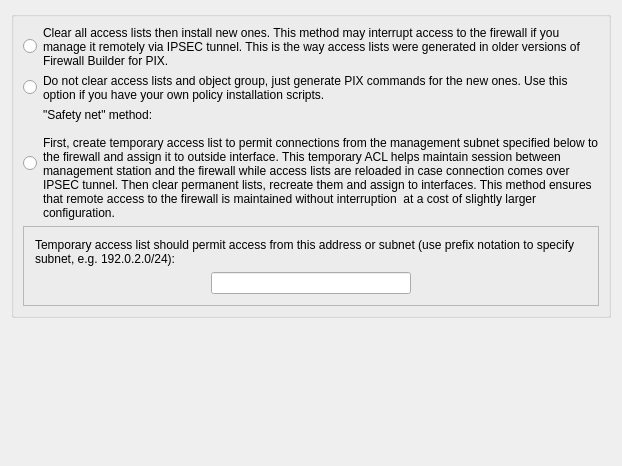
     <widget class="QWidget" name="tab1">
      <attribute name="title">
       <string>Script</string>
      </attribute>
      <layout class="QGridLayout" name="gridLayout_19">
       <item row="0" column="0">
        <widget class="QGroupBox" name="buttonGroup10">
         <property name="sizePolicy">
          <sizepolicy hsizetype="Preferred" vsizetype="Expanding">
           <horstretch>0</horstretch>
           <verstretch>0</verstretch>
          </sizepolicy>
         </property>
         <property name="title">
          <string/>
         </property>
         <layout class="QGridLayout" name="gridLayout_12">
          <item row="0" column="0">
           <layout class="QHBoxLayout" name="horizontalLayout_3">
            <item>
             <widget class="QRadioButton" name="pix_acl_basic">
              <property name="sizePolicy">
               <sizepolicy hsizetype="Fixed" vsizetype="Fixed">
                <horstretch>0</horstretch>
                <verstretch>0</verstretch>
               </sizepolicy>
              </property>
              <property name="text">
               <string/>
              </property>
             </widget>
            </item>
            <item>
             <widget class="QLabel" name="textLabel2_3">
              <property name="text">
               <string>Clear all access lists then install new ones. This method may interrupt access to the firewall if you manage it remotely via IPSEC tunnel. This is the way access lists were generated in older versions of Firewall Builder for PIX.</string>
              </property>
              <property name="alignment">
               <set>Qt::AlignVCenter</set>
              </property>
              <property name="wordWrap">
               <bool>true</bool>
              </property>
              <property name="buddy">
               <cstring>pix_acl_basic</cstring>
              </property>
             </widget>
            </item>
           </layout>
          </item>
          <item row="1" column="0">
           <layout class="QHBoxLayout" name="horizontalLayout_4">
            <item>
             <widget class="QRadioButton" name="pix_acl_no_clear">
              <property name="sizePolicy">
               <sizepolicy hsizetype="Fixed" vsizetype="Fixed">
                <horstretch>0</horstretch>
                <verstretch>0</verstretch>
               </sizepolicy>
              </property>
              <property name="text">
               <string/>
              </property>
             </widget>
            </item>
            <item>
             <widget class="QLabel" name="textLabel3">
              <property name="focusPolicy">
               <enum>Qt::ClickFocus</enum>
              </property>
              <property name="text">
               <string>Do not clear access lists and object group, just generate PIX commands for the new ones. Use this option if you have your own policy installation scripts.</string>
              </property>
              <property name="alignment">
               <set>Qt::AlignVCenter</set>
              </property>
              <property name="wordWrap">
               <bool>true</bool>
              </property>
              <property name="buddy">
               <cstring>pix_acl_no_clear</cstring>
              </property>
             </widget>
            </item>
           </layout>
          </item>
          <item row="3" column="0">
           <widget class="QFrame" name="frame5">
            <property name="frameShape">
             <enum>QFrame::StyledPanel</enum>
            </property>
            <property name="frameShadow">
             <enum>QFrame::Sunken</enum>
            </property>
            <layout class="QGridLayout">
             <property name="margin">
              <number>11</number>
             </property>
             <item row="0" column="0" colspan="3">
              <widget class="QLabel" name="pix_acl_temp_lbl">
               <property name="text">
                <string>Temporary access list should permit access from this address or subnet (use prefix notation to specify subnet, e.g. 192.0.2.0/24):</string>
               </property>
               <property name="alignment">
                <set>Qt::AlignVCenter</set>
               </property>
               <property name="wordWrap">
                <bool>true</bool>
               </property>
              </widget>
             </item>
             <item row="1" column="0">
              <spacer>
               <property name="orientation">
                <enum>Qt::Horizontal</enum>
               </property>
               <property name="sizeType">
                <enum>QSizePolicy::Expanding</enum>
               </property>
               <property name="sizeHint" stdset="0">
                <size>
                 <width>110</width>
                 <height>20</height>
                </size>
               </property>
              </spacer>
             </item>
             <item row="1" column="1">
              <widget class="QLineEdit" name="pix_acl_temp_addr">
               <property name="sizePolicy">
                <sizepolicy hsizetype="Fixed" vsizetype="Fixed">
                 <horstretch>0</horstretch>
                 <verstretch>0</verstretch>
                </sizepolicy>
               </property>
               <property name="minimumSize">
                <size>
                 <width>200</width>
                 <height>0</height>
                </size>
               </property>
               <property name="maximumSize">
                <size>
                 <width>120</width>
                 <height>32767</height>
                </size>
               </property>
              </widget>
             </item>
             <item row="1" column="2">
              <spacer>
               <property name="orientation">
                <enum>Qt::Horizontal</enum>
               </property>
               <property name="sizeType">
                <enum>QSizePolicy::Expanding</enum>
               </property>
               <property name="sizeHint" stdset="0">
                <size>
                 <width>120</width>
                 <height>20</height>
                </size>
               </property>
              </spacer>
             </item>
            </layout>
           </widget>
          </item>
          <item row="2" column="0">
           <layout class="QHBoxLayout" name="horizontalLayout_5">
            <item>
             <widget class="QRadioButton" name="pix_acl_substitution">
              <property name="sizePolicy">
               <sizepolicy hsizetype="Fixed" vsizetype="Fixed">
                <horstretch>0</horstretch>
                <verstretch>0</verstretch>
               </sizepolicy>
              </property>
              <property name="text">
               <string/>
              </property>
             </widget>
            </item>
            <item>
             <widget class="QLabel" name="textLabel4">
              <property name="text">
               <string>&quot;Safety net&quot; method:

First, create temporary access list to permit connections from the management subnet specified below to the firewall and assign it to outside interface. This temporary ACL helps maintain session between management station and the firewall while access lists are reloaded in case connection comes over IPSEC tunnel. Then clear permanent lists, recreate them and assign to interfaces. This method ensures that remote access to the firewall is maintained without interruption  at a cost of slightly larger configuration.</string>
              </property>
              <property name="alignment">
               <set>Qt::AlignVCenter</set>
              </property>
              <property name="wordWrap">
               <bool>true</bool>
              </property>
              <property name="buddy">
               <cstring>pix_acl_substitution</cstring>
              </property>
             </widget>
            </item>
           </layout>
          </item>
         </layout>
        </widget>
       </item>
       <item row="1" column="0">
        <spacer name="verticalSpacer">
         <property name="orientation">
          <enum>Qt::Vertical</enum>
         </property>
         <property name="sizeHint" stdset="0">
          <size>
           <width>20</width>
           <height>137</height>
          </size>
         </property>
        </spacer>
       </item>
      </layout>
     </widget>
